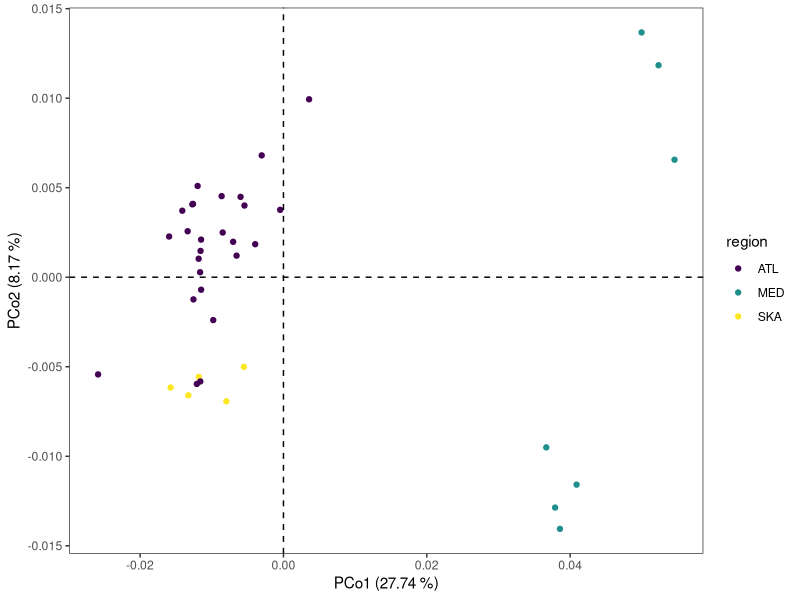
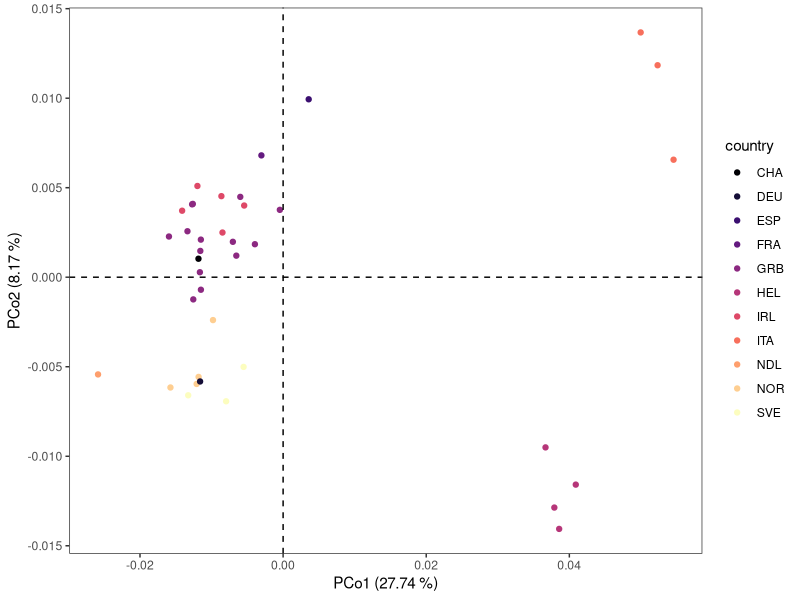
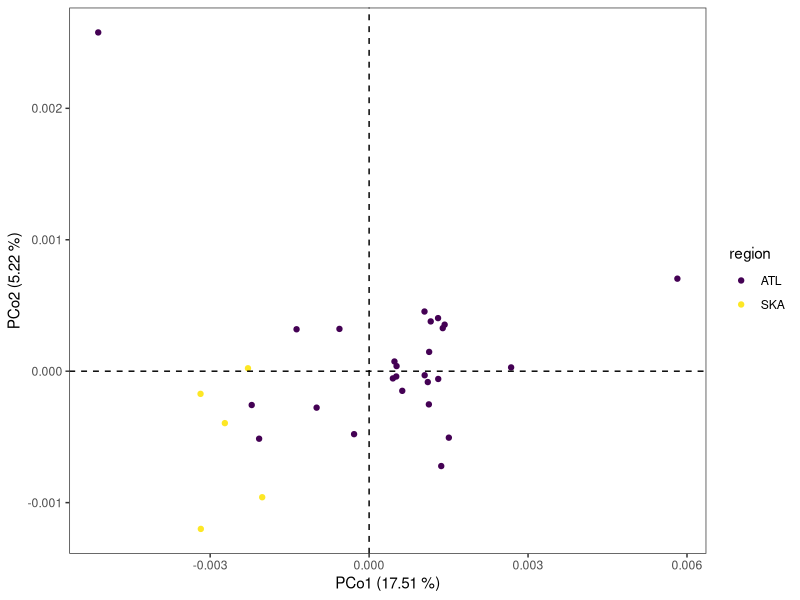
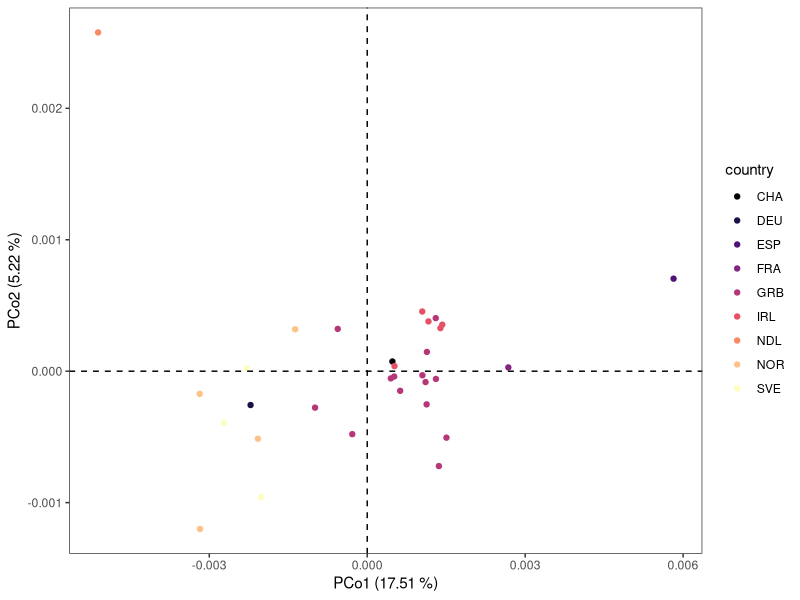
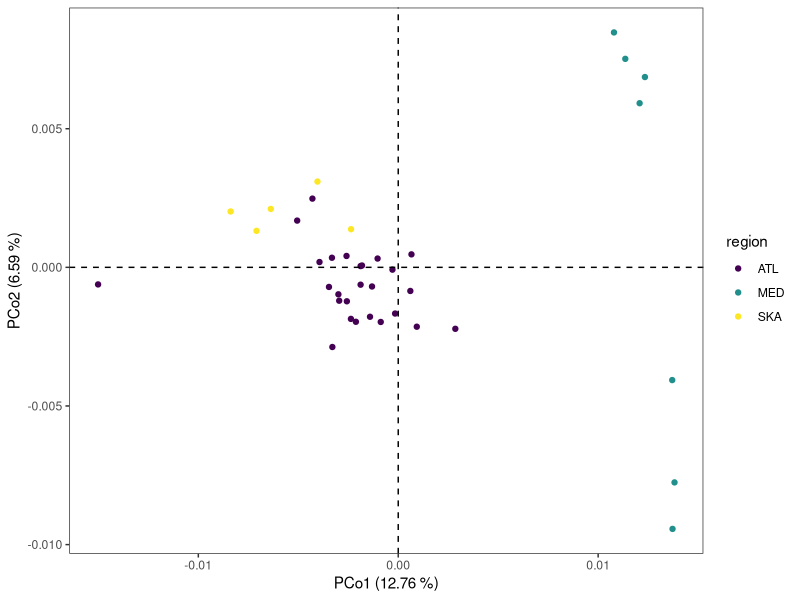
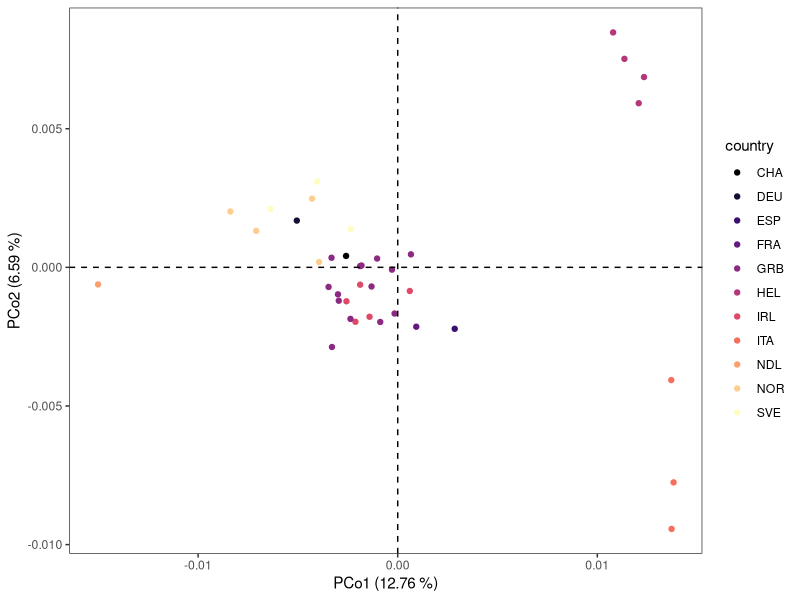
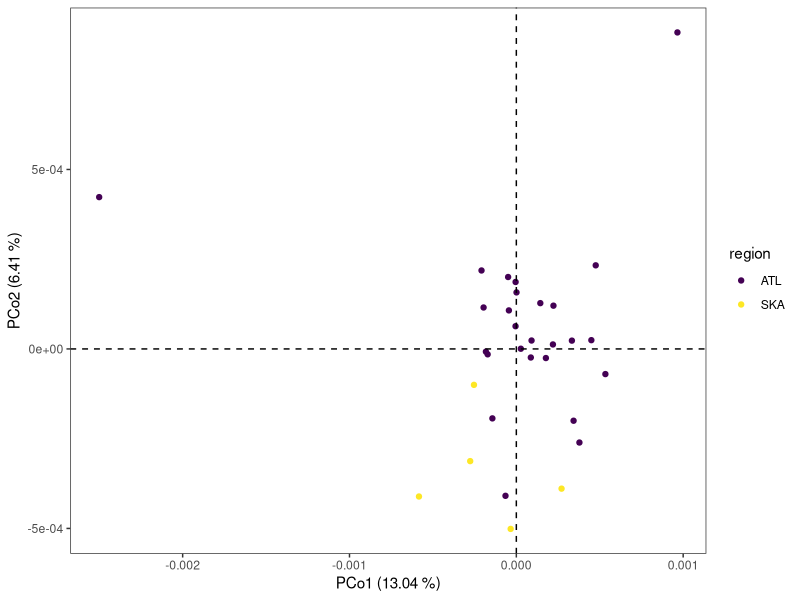
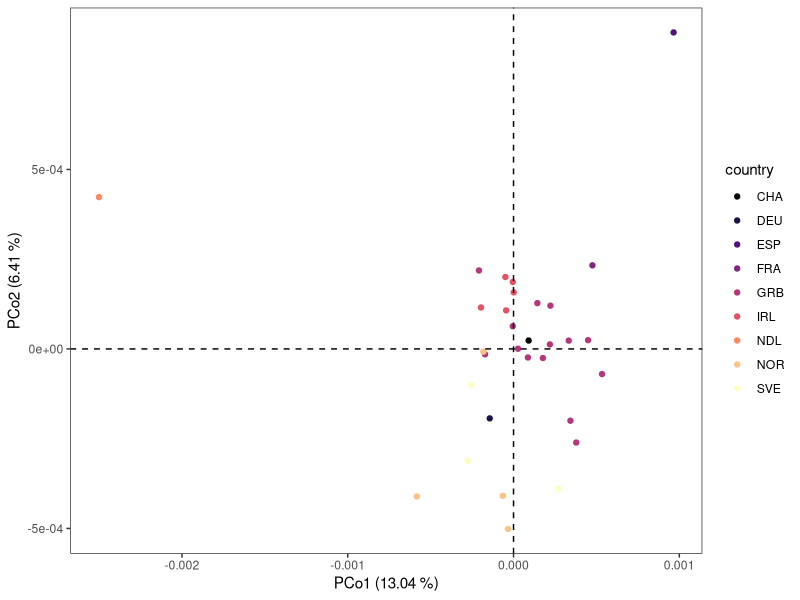

The R source for these figures, in order:
library(tidyverse)

Fst.mat <- read.csv("Output/distancesFst_tot.csv",header=T,row.names=1) %>%
           as.matrix()

PCoA <- function(Fst){
	A <- -0.5 * Fst * Fst

	identity <- diag(ncol(A))
	ones <- rep(1,ncol(A))
	side <- identity - ones %*% t(ones) / ncol(A)

	Delta <- side %*% A %*% side

	Evalues <- eigen(Delta)$values
	print(Evalues)

	c <- abs(Evalues[length(Evalues)])
	print(c)
	c.mat <- matrix(rep(c,ncol(A)*ncol(A)),ncol=ncol(A))
	c.mat <- c.mat - c*diag(ncol(A))

	Fst.corr <- sqrt(Fst * Fst + 2*c.mat)
	A <- -0.5 * Fst.corr * Fst.corr
	Delta <- side %*% A %*% side

	Evalues <- eigen(Delta)$values
	Evectors <- eigen(Delta)$vectors
	names <- paste0("PCo",1:ncol(Evectors))
	colnames(Evectors) <- names
	return(list(values=Evalues,vectors=Evectors))
}

result.tot <- PCoA(Fst.mat)
Evalues.tot <- result.tot$values
Evectors.tot <- result.tot$vectors


Evectors.tot <- Evectors.tot[,-c(37:38)]
Evalues.tot <- Evalues.tot[-c(37:38)]
for(i in 1:ncol(Evectors.tot)){
  Evectors.tot[,i] <- Evectors.tot[,i]*Evalues.tot[i]
}
print(Evectors.tot)

df.plot.tot <- Evectors.tot[,1:2] %>%
               as.data.frame()
rownames(df.plot.tot) <- rownames(Fst.mat)
countryList <- c("NOR","NOR","NOR","SVE","SVE","SVE","NOR","DEU","NDL","GRB","GRB","GRB","GRB","GRB","GRB","GRB","GRB","CHA","GRB","GRB","GRB","GRB","GRB","GRB","IRL","IRL","IRL","IRL","IRL","FRA","ESP","ITA","ITA","ITA","HEL","HEL","HEL","HEL")
df.plot.tot$country <- countryList
regionList <- c("ATL","ATL",rep("SKA",5),rep("ATL",24),rep("MED",7))
df.plot.tot$region <- regionList

print(df.plot.tot)

lambda.tot <- Evalues.tot[1:2] / sum(Evalues.tot)

print(lambda.tot)

p.tot.region <- df.plot.tot %>%
  ggplot() + geom_point(aes(x=PCo1,y=PCo2,col=region),size=1.5) +
             theme_bw() + scale_color_viridis_d() +
             xlab("PCo1 (27.74 %)") + ylab("PCo2 (8.17 %)") +
             theme(panel.grid.major = element_blank(),panel.grid.minor = element_blank()) +
             geom_hline(yintercept=0,linetype="dashed") + geom_vline(xintercept=0,linetype="dashed") 

p.tot.region %>% ggsave("PCoA.tot.region.png",.,device='png',width=15,height=10,units='cm')

p.tot.country <- df.plot.tot %>%
  ggplot() + geom_point(aes(x=PCo1,y=PCo2,col=country),size=1.5) +
             theme_bw() + scale_color_viridis_d(option='magma') +
             xlab("PCo1 (27.74 %)") + ylab("PCo2 (8.17 %)") +
             theme(panel.grid.major = element_blank(),panel.grid.minor = element_blank()) +
             geom_hline(yintercept=0,linetype="dashed") + geom_vline(xintercept=0,linetype="dashed") 

p.tot.country %>% ggsave("PCoA.tot.country.png",.,device='png',width=15,height=10,units='cm')

Fst.mat.atl <- Fst.mat[-c(32:38),-c(32:38)]

result.atl <- PCoA(Fst.mat.atl)
Evalues.atl <- result.atl$values
Evectors.atl <- result.atl$vectors

Evectors.atl <- Evectors.atl[,-c(30:31)]
Evalues.atl <- Evalues.atl[-c(30:31)]
for(i in 1:ncol(Evectors.atl)){
  Evectors.atl[,i] <- Evectors.atl[,i]*Evalues.atl[i]
}

df.plot.atl <- Evectors.atl[,1:2] %>%
               as.data.frame()
rownames(df.plot.atl) <- rownames(Fst.mat.atl)
countryList <- c("NOR","NOR","NOR","SVE","SVE","SVE","NOR","DEU","NDL","GRB","GRB","GRB","GRB","GRB","GRB","GRB","GRB","CHA","GRB","GRB","GRB","GRB","GRB","GRB","IRL","IRL","IRL","IRL","IRL","FRA","ESP")
df.plot.atl$country <- countryList
regionList <- c("ATL","ATL",rep("SKA",5),rep("ATL",24))
df.plot.atl$region <- regionList

print(df.plot.atl)

lambda.atl <- Evalues.atl[1:2] / sum(Evalues.atl)

print(lambda.atl)

p.atl.region <- df.plot.atl %>%
  ggplot() + geom_point(aes(x=PCo1,y=PCo2,col=region),size=1.5) +
             theme_bw() + scale_color_viridis_d() +
             xlab("PCo1 (17.51 %)") + ylab("PCo2 (5.22 %)") +
             theme(panel.grid.major = element_blank(),panel.grid.minor = element_blank()) +
             geom_hline(yintercept=0,linetype="dashed") + geom_vline(xintercept=0,linetype="dashed") 

p.atl.region %>% ggsave("PCoA.atl.region.png",.,device='png',width=15,height=10,units='cm')

p.atl.country <- df.plot.atl %>%
  ggplot() + geom_point(aes(x=PCo1,y=PCo2,col=country),size=1.5) +
             theme_bw() + scale_color_viridis_d(option='magma') +
             xlab("PCo1 (17.51 %)") + ylab("PCo2 (5.22 %)") +
             theme(panel.grid.major = element_blank(),panel.grid.minor = element_blank()) +
             geom_hline(yintercept=0,linetype="dashed") + geom_vline(xintercept=0,linetype="dashed") 

p.atl.country %>% ggsave("PCoA.atl.country.png",.,device='png',width=15,height=10,units='cm')

Fst.neut <- read.csv("Output/distancesFst_neut.csv",header=T,row.names=1) %>%
           as.matrix()

result.neut.tot <- PCoA(Fst.neut)
Evalues.neut.tot <- result.neut.tot$values
Evectors.neut.tot <- result.neut.tot$vectors

Evectors.neut.tot <- Evectors.neut.tot[,-c(37:38)]
Evalues.neut.tot <- Evalues.neut.tot[-c(37:38)]
for(i in 1:ncol(Evectors.neut.tot)){
  Evectors.neut.tot[,i] <- Evectors.neut.tot[,i]*Evalues.neut.tot[i]
}
print(Evectors.neut.tot)

df.plot.neut.tot <- Evectors.neut.tot[,1:2] %>%
               as.data.frame()
rownames(df.plot.neut.tot) <- rownames(Fst.neut)
print(df.plot.neut.tot)

countryList <- c("HEL","NOR","GRB","IRL","GRB","GRB","NOR","SVE","GRB","DEU","IRL","FRA","GRB","GRB","CHA","SVE","IRL","ITA","GRB","GRB","SVE","IRL","NDL","GRB","GRB","GRB","ITA","GRB","GRB","NOR","HEL","GRB","ITA","HEL","HEL","NOR","IRL","ESP")
df.plot.neut.tot$country <- countryList
regionList <- c("MED","ATL",rep("ATL",4),"SKA","SKA",rep("ATL",7),"SKA","ATL","MED","ATL","ATL","SKA",rep("ATL",5),"MED","ATL","ATL","SKA","MED","ATL",rep("MED",3),"ATL","ATL","ATL")
df.plot.neut.tot$region <- regionList

print(df.plot.neut.tot)

lambda.neut.tot <- Evalues.neut.tot[1:2] / sum(Evalues.neut.tot)

print(lambda.neut.tot)

p.neut.tot.region <- df.plot.neut.tot %>%
  ggplot() + geom_point(aes(x=PCo1,y=PCo2,col=region),size=1.5) +
             theme_bw() + scale_color_viridis_d() +
             xlab("PCo1 (12.76 %)") + ylab("PCo2 (6.59 %)") +
             theme(panel.grid.major = element_blank(),panel.grid.minor = element_blank()) +
             geom_hline(yintercept=0,linetype="dashed") + geom_vline(xintercept=0,linetype="dashed") 

p.neut.tot.region %>% ggsave("PCoA.neut.tot.region.png",.,device='png',width=15,height=10,units='cm')

p.neut.tot.country <- df.plot.neut.tot %>%
  ggplot() + geom_point(aes(x=PCo1,y=PCo2,col=country),size=1.5) +
             theme_bw() + scale_color_viridis_d(option='magma') +
             xlab("PCo1 (12.76 %)") + ylab("PCo2 (6.59 %)") +
             theme(panel.grid.major = element_blank(),panel.grid.minor = element_blank()) +
             geom_hline(yintercept=0,linetype="dashed") + geom_vline(xintercept=0,linetype="dashed") 

p.neut.tot.country %>% ggsave("PCoA.neut.tot.country.png",.,device='png',width=15,height=10,units='cm')

Fst.neut <- as.data.frame(Fst.neut)
Fst.neut.atl <- Fst.neut[!(row.names(Fst.neut) %in% c("Laz","Tar","Sar","Ale","The","Tor","Sky")),]
Fst.neut.atl <- as.matrix(Fst.neut.atl %>% select(-Laz,-Tar,-Sar,-Ale,-The,-Tor,-Sky))

result.neut.atl <- PCoA(Fst.neut.atl)
Evalues.neut.atl <- result.neut.atl$values
Evectors.neut.atl <- result.neut.atl$vectors

print(Evalues.neut.atl)

Evectors.neut.atl <- Evectors.neut.atl[,-c(30:31)]
Evalues.neut.atl <- Evalues.neut.atl[-c(30:31)]
for(i in 1:ncol(Evectors.neut.atl)){
  Evectors.neut.atl[,i] <- Evectors.neut.atl[,i]*Evalues.neut.atl[i]
}
print(Evectors.neut.atl)

df.plot.neut.atl <- Evectors.neut.atl[,1:2] %>%
               as.data.frame()
rownames(df.plot.neut.atl) <- rownames(Fst.neut.atl)
print(df.plot.neut.atl)

countryList <- c("NOR","GRB","IRL","GRB","GRB","NOR","SVE","GRB","DEU","IRL","FRA","GRB","GRB","CHA","SVE","IRL","GRB","GRB","SVE","IRL","NDL","GRB","GRB","GRB","GRB","GRB","NOR","GRB","NOR","IRL","ESP")
df.plot.neut.atl$country <- countryList
regionList <- c("ATL",rep("ATL",4),"SKA","SKA",rep("ATL",7),"SKA","ATL","ATL","ATL","SKA",rep("ATL",5),"ATL","ATL","SKA","ATL","ATL","ATL","ATL")
df.plot.neut.atl$region <- regionList

print(df.plot.neut.atl)

lambda.neut.atl <- Evalues.neut.atl[1:2] / sum(Evalues.neut.atl)

print(lambda.neut.atl)

p.neut.atl.region <- df.plot.neut.atl %>%
  ggplot() + geom_point(aes(x=PCo1,y=PCo2,col=region),size=1.5) +
             theme_bw() + scale_color_viridis_d() +
             xlab("PCo1 (13.04 %)") + ylab("PCo2 (6.41 %)") +
             theme(panel.grid.major = element_blank(),panel.grid.minor = element_blank()) +
             geom_hline(yintercept=0,linetype="dashed") + geom_vline(xintercept=0,linetype="dashed") 

p.neut.atl.region %>% ggsave("PCoA.neut.atl.region.png",.,device='png',width=15,height=10,units='cm')

p.neut.atl.country <- df.plot.neut.atl %>%
  ggplot() + geom_point(aes(x=PCo1,y=PCo2,col=country),size=1.5) +
             theme_bw() + scale_color_viridis_d(option='magma') +
             xlab("PCo1 (13.04 %)") + ylab("PCo2 (6.41 %)") +
             theme(panel.grid.major = element_blank(),panel.grid.minor = element_blank()) +
             geom_hline(yintercept=0,linetype="dashed") + geom_vline(xintercept=0,linetype="dashed") 

p.neut.atl.country %>% ggsave("PCoA.neut.atl.country.png",.,device='png',width=15,height=10,units='cm')

Fst.sel <- read.csv("Output/distancesFst_sel.csv",header=T,row.names=1) %>%
           as.matrix()

result.sel.tot <- PCoA(Fst.sel)
Evalues.sel.tot <- result.sel.tot$values
Evectors.sel.tot <- result.sel.tot$vectors

Evectors.sel.tot <- Evectors.sel.tot[,-c(37:38)]
Evalues.sel.tot <- Evalues.sel.tot[-c(37:38)]
for(i in 1:ncol(Evectors.sel.tot)){
  Evectors.sel.tot[,i] <- Evectors.sel.tot[,i]*Evalues.sel.tot[i]
}
print(Evectors.sel.tot)

df.plot.sel.tot <- Evectors.sel.tot[,1:2] %>%
               as.data.frame()
rownames(df.plot.sel.tot) <- rownames(Fst.sel)
print(df.plot.sel.tot)

countryList <- c("HEL","NOR","GRB","IRL","GRB","GRB","NOR","SVE","GRB","DEU","IRL","FRA","GRB","GRB","CHA","SVE","IRL","ITA","GRB","GRB","SVE","IRL","NDL","GRB","GRB","GRB","ITA","GRB","GRB","NOR","HEL","GRB","ITA","HEL","HEL","NOR","IRL","ESP")
df.plot.sel.tot$country <- countryList
regionList <- c("MED","ATL",rep("ATL",4),"SKA","SKA",rep("ATL",7),"SKA","ATL","MED","ATL","ATL","SKA",rep("ATL",5),"MED","ATL","ATL","SKA","MED","ATL",rep("MED",3),"ATL","ATL","ATL")
df.plot.sel.tot$region <- regionList

print(df.plot.sel.tot)

lambda.sel.tot <- Evalues.sel.tot[1:2] / sum(Evalues.sel.tot)

print(lambda.sel.tot)

p.sel.tot.region <- df.plot.sel.tot %>%
  ggplot() + geom_point(aes(x=PCo1,y=PCo2,col=region),size=1.5) +
             theme_bw() + scale_color_viridis_d() +
             xlab("PCo1 (41.76 %)") + ylab("PCo2 (14.23 %)") +
             theme(panel.grid.major = element_blank(),panel.grid.minor = element_blank()) +
             geom_hline(yintercept=0,linetype="dashed") + geom_vline(xintercept=0,linetype="dashed") 

p.sel.tot.region %>% ggsave("PCoA.sel.tot.region.png",.,device='png',width=15,height=10,units='cm')

p.sel.tot.country <- df.plot.sel.tot %>%
  ggplot() + geom_point(aes(x=PCo1,y=PCo2,col=country),size=1.5) +
             theme_bw() + scale_color_viridis_d(option='magma') +
             xlab("PCo1 (41.76 %)") + ylab("PCo2 (14.23 %)") +
             theme(panel.grid.major = element_blank(),panel.grid.minor = element_blank()) +
             geom_hline(yintercept=0,linetype="dashed") + geom_vline(xintercept=0,linetype="dashed") 

p.sel.tot.country %>% ggsave("PCoA.sel.tot.country.png",.,device='png',width=15,height=10,units='cm')

Fst.sel <- as.data.frame(Fst.sel)
Fst.sel.atl <- Fst.sel[!(row.names(Fst.sel) %in% c("Laz","Tar","Sar","Ale","The","Tor","Sky")),]
Fst.sel.atl <- as.matrix(Fst.sel.atl %>% select(-Laz,-Tar,-Sar,-Ale,-The,-Tor,-Sky))

result.sel.atl <- PCoA(Fst.sel.atl)
Evalues.sel.atl <- result.sel.atl$values
Evectors.sel.atl <- result.sel.atl$vectors

print(Evalues.sel.atl)

Evectors.sel.atl <- Evectors.sel.atl[,-c(30:31)]
Evalues.sel.atl <- Evalues.sel.atl[-c(30:31)]
for(i in 1:ncol(Evectors.sel.atl)){
  Evectors.sel.atl[,i] <- Evectors.sel.atl[,i]*Evalues.sel.atl[i]
}
print(Evectors.sel.atl)

df.plot.sel.atl <- Evectors.sel.atl[,1:2] %>%
               as.data.frame()
rownames(df.plot.sel.atl) <- rownames(Fst.sel.atl)
print(df.plot.sel.atl)

countryList <- c("NOR","GRB","IRL","GRB","GRB","NOR","SVE","GRB","DEU","IRL","FRA","GRB","GRB","CHA","SVE","IRL","GRB","GRB","SVE","IRL","NDL","GRB","GRB","GRB","GRB","GRB","NOR","GRB","NOR","IRL","ESP")
df.plot.sel.atl$country <- countryList
regionList <- c("ATL",rep("ATL",4),"SKA","SKA",rep("ATL",7),"SKA","ATL","ATL","ATL","SKA",rep("ATL",5),"ATL","ATL","SKA","ATL","ATL","ATL","ATL")
df.plot.sel.atl$region <- regionList

print(df.plot.sel.atl)

lambda.sel.atl <- Evalues.sel.atl[1:2] / sum(Evalues.sel.atl)

print(lambda.sel.atl)

p.sel.atl.region <- df.plot.sel.atl %>%
  ggplot() + geom_point(aes(x=PCo1,y=PCo2,col=region),size=1.5) +
             theme_bw() + scale_color_viridis_d() +
             xlab("PCo1 (32.74 %)") + ylab("PCo2 (3.85 %)") +
             theme(panel.grid.major = element_blank(),panel.grid.minor = element_blank()) +
             geom_hline(yintercept=0,linetype="dashed") + geom_vline(xintercept=0,linetype="dashed") 

p.sel.atl.region %>% ggsave("PCoA.sel.atl.region.png",.,device='png',width=15,height=10,units='cm')

p.sel.atl.country <- df.plot.sel.atl %>%
  ggplot() + geom_point(aes(x=PCo1,y=PCo2,col=country),size=1.5) +
             theme_bw() + scale_color_viridis_d(option='magma') +
             xlab("PCo1 (32.74 %)") + ylab("PCo2 (3.85 %)") +
             theme(panel.grid.major = element_blank(),panel.grid.minor = element_blank()) +
             geom_hline(yintercept=0,linetype="dashed") + geom_vline(xintercept=0,linetype="dashed") 

p.sel.atl.country %>% ggsave("PCoA.sel.atl.country.png",.,device='png',width=15,height=10,units='cm')